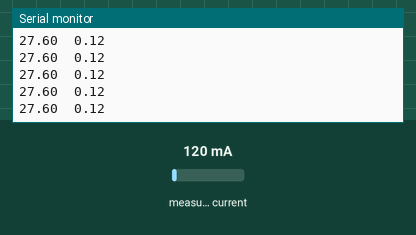
This sketch was run on a simulated Arduino Uno, built with avr-gcc and run on an emulated ATmega328P. Shown: the last lines printed to the serial monitor. Inputs (shaded band) come from the test bench; at power-on: measured current 120 mA.

Above: at 1.2 s.
1.3 s: measured current set to 40 mA
At 1.58 s:
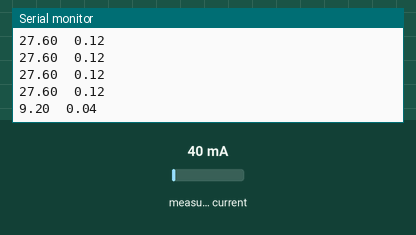
4.3 s: measured current set to 500 mA
At 4.44 s:
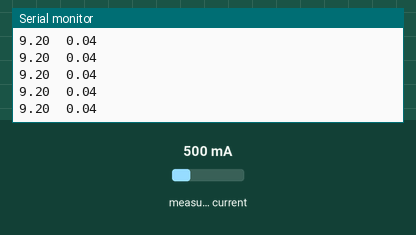
Timing chart, 0 to 7.3 s (numbered marks = the images above; inputs shaded):
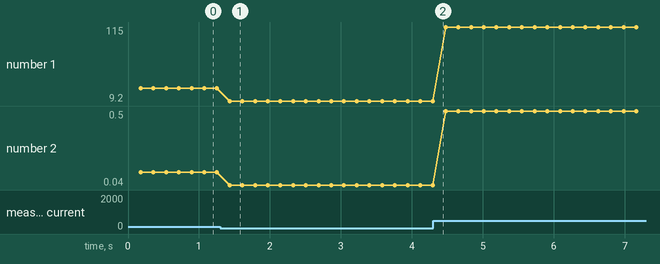

Measured:
- after the input at 1.3 s, the serial monitor: prints a new line after 0.13 s (image 1)
- plotted number 1: 27.6 → 9.2 after the input at 1.3 s, 9.2 → 115 after the input at 4.3 s
- plotted number 2: 0.12 → 0.04 after the input at 1.3 s, 0.04 → 0.5 after the input at 4.3 s

The sketch:

current_only.ino
```cpp
#include "EmonLib.h"                   // Include Emon Library
EnergyMonitor emon1;                   // Create an instance

double Irms = 0;

void setup()
{
  Serial.begin(9600);

  emon1.current(1, 111.1);             // Current: input pin, calibration.
}

void loop()
{
  double Irms = emon1.calcIrms(1480);  // Calculate Irms only
  Serial.print(Irms*230.0);         // Apparent power
  Serial.print('\t');
  Serial.println(Irms);          // Irms
}
```
